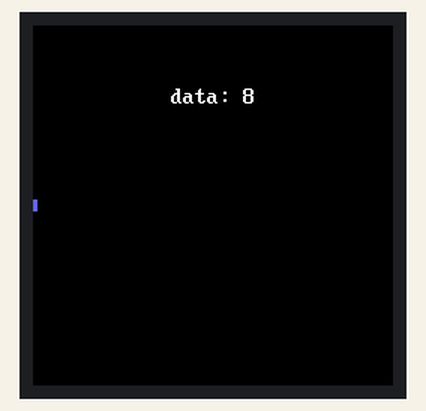
A program run on a simulated ESP32 board running MicroPython. Parts: 240×240 colour display. Random numbers come from a fixed seed; library files of the repository ran but are not shown: gc9a01.py, vga2_8x16.py.

Above: at 0.65 s.
At 5.49 s:
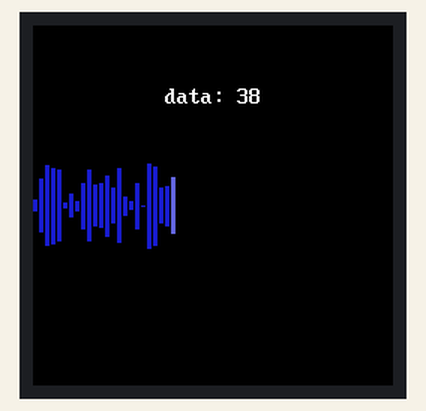
At 10.34 s:
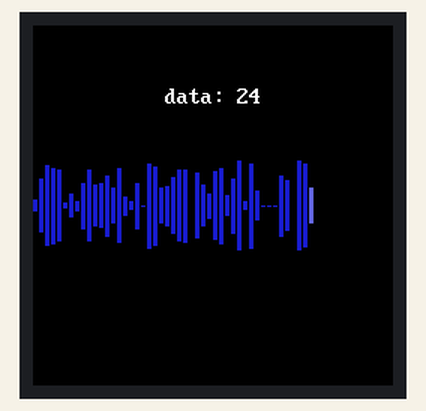
At 20.26 s:
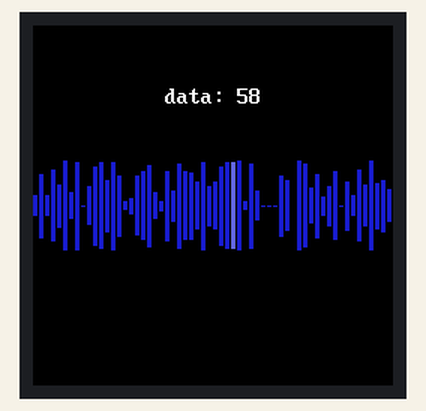
At 29.99 s:
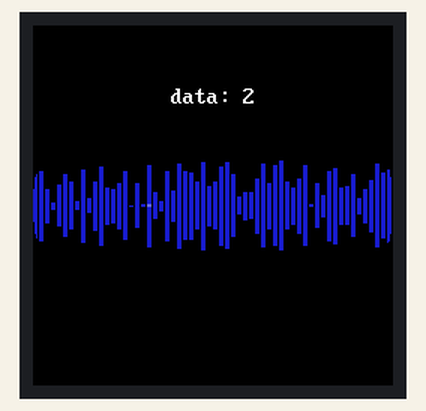
At 39.71 s:
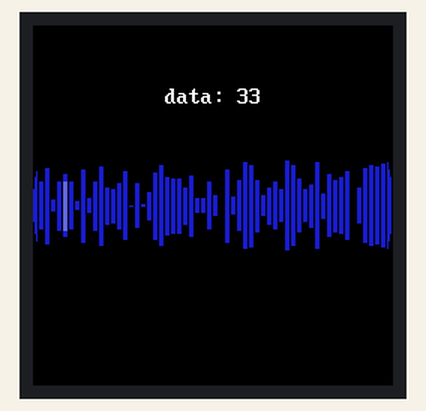

The program:

main.py
```python
from machine import Pin, SPI#, SoftI2C
import gc9a01
import time
import random
from micropython import const
import vga2_8x16 as font

BOARD_I2C_SCL_PORT = const(5)
BOARD_I2C_SDA_PORT = const(4)

# import vga2_bold_16x32 as font
VSPI = const(2)
HSPI = const(1)

CS_PIN = const(5)
DC_PIN = const(16)
RESET_PIN = const(4)
BACKLIGHT_PIN = const(0)


class MockDataProvider:
    def __init__(self):
        pass

    def hasData(self):
        return True

    def getData(self):
        return random.randint(0, 60)


def board_configuration():
    spi = SPI(VSPI, baudrate=60000000, sck=Pin(18), mosi=Pin(23))
    tft = gc9a01.GC9A01(
        spi,
        cs=Pin(CS_PIN, Pin.OUT),
        dc=Pin(DC_PIN, Pin.OUT),
        reset=Pin(RESET_PIN, Pin.OUT),
        backlight=Pin(BACKLIGHT_PIN, Pin.OUT),
        rotation=0,
    )
    # i2c = SoftI2C(scl=Pin(BOARD_I2C_SCL_PORT), sda=Pin(BOARD_I2C_SDA_PORT))
    # print(i2c.scan())
    tft.fill(0)
    return tft


def main():

    tft = board_configuration()
    dataProv = MockDataProvider()
    # history
    history = []
    history_max = 60
    bar_width = 3
    bar_width_plus_gap = 4
    index = -1
    active_color = gc9a01.color565(100, 100, 220)
    inactive_color = gc9a01.color565(30, 30, 200)
    bg_color = gc9a01.color565(0, 0, 0)

    while dataProv.hasData():
        # Mock data provider
        datum = dataProv.getData()

        # remove existing bar
        if len(history) == history_max:
            history_value = history[index]
            tft.fill_rect(
                0 + index * bar_width_plus_gap,
                120 - 30,
                width=bar_width,
                height=60,
                color=bg_color,
            )

        # store datum in history
        if len(history) < history_max:
            history.append(datum)
        else:

            history[index] = datum

        #redraw value in history
        tft.fill_rect(
                0 + (index) * bar_width_plus_gap,
                120 - history[index] // 2,
                width=bar_width,
                height=history[index],
                color=inactive_color,
            )


        index = (index + 1) % history_max


        # draw new bar
        tft.fill_rect(
            0 + index * bar_width_plus_gap,
            120 - datum // 2,
            width=bar_width,
            height=datum,
            color=active_color,
        )


        text = " data: " + str(datum) + " "
        tft.text(font, text, 120 - len(text) * 8 // 2, 40, gc9a01.WHITE, gc9a01.BLACK)

        time.sleep(0.2)
        # for i in range(len(data)):
        # negative height does not work


main()
```
